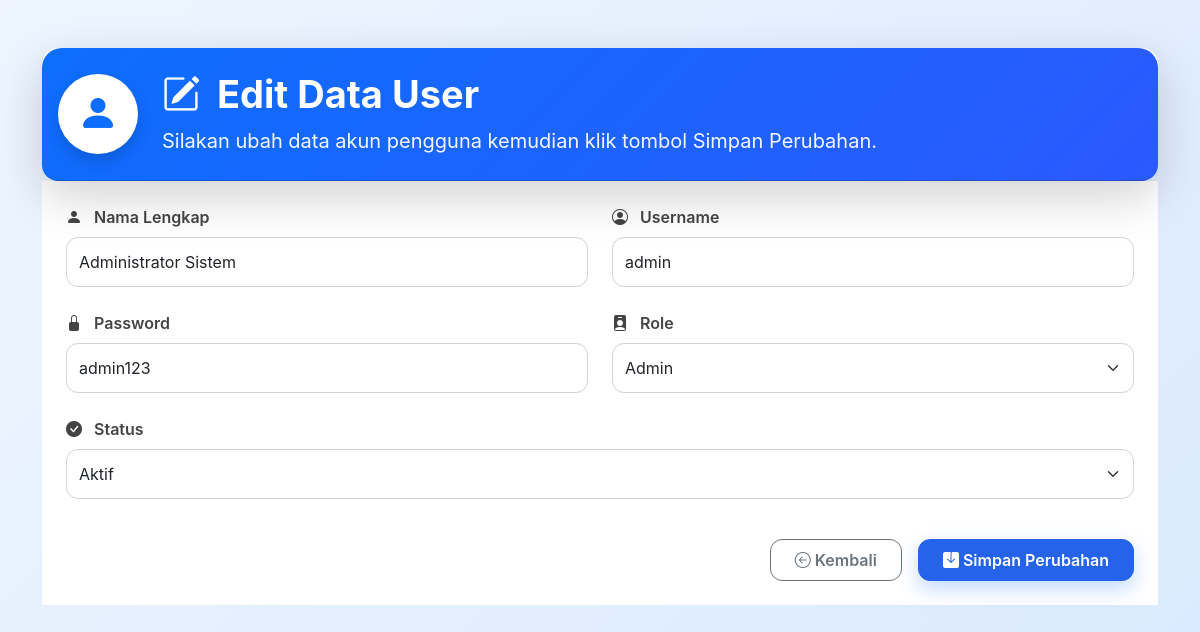
The page /edit_user.php?id=1 on the database as committed earlier.
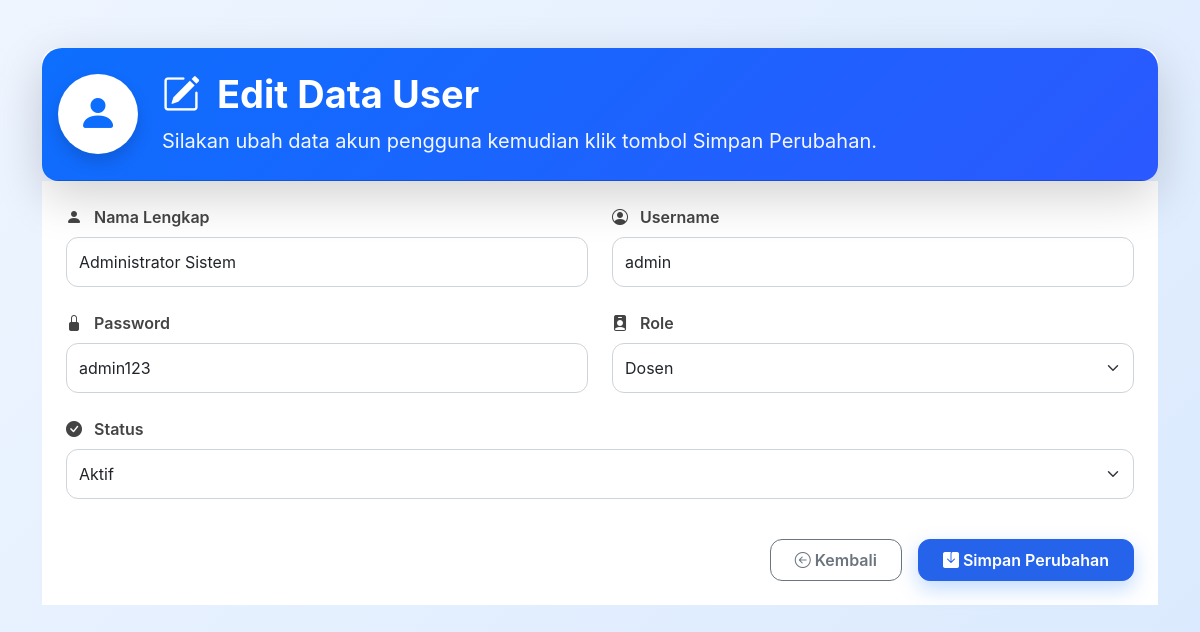
The same page on the database as committed later.
### tables this page shows
CREATE TABLE `user_login` (
  `id_user` int(11) NOT NULL,
  `nama_lengkap` varchar(100) NOT NULL,
  `username` varchar(50) NOT NULL,
  `password` varchar(255) NOT NULL,
  `role` enum('admin','dosen','mahasiswa') DEFAULT 'mahasiswa',
  `status` enum('aktif','nonaktif') DEFAULT 'aktif',
  `created_at` timestamp NOT NULL DEFAULT current_timestamp()
);

### edit_user.php (the view, shortened to what this page needs)
<?php
include "koneksi.php";
$id = $_GET['id'];
$query = mysqli_query($koneksi, "SELECT * FROM user_login WHERE id_user='$id'");
$row = mysqli_fetch_assoc($query);
?>
<!DOCTYPE html>
<html lang="id">
    <head>
        <link href="https://cdn.jsdelivr.net/npm/bootstrap@5.3.3/dist/css/bootstrap.min.css" rel="stylesheet">
        <link rel="stylesheet" href="https://cdn.jsdelivr.net/npm/bootstrap-icons@1.11.3/font/bootstrap-icons.min.css">
        <link rel="stylesheet" href="assets/css/style.css">
    </head>
    <body class="bg-light">
        <div class="container py-5">
            <div class="card shadow-lg border-0 rounded-4 overflow-hidden">
                <div class="card-header bg-primary text-white py-4">
                    <div class="d-flex align-items-center">
                        <div class="me-4">
                            <div class="bg-white rounded-circle shadow d-flex justify-content-center align-items-center"
                            style="width:80px; height:80px;">
                            <i class="bi bi-person-fill text-primary fs-1"></i>
                        </div>
                    </div>
                    <div>
                        <h2 class="fw-bold mb-2">
                            <i class="bi bi-pencil-square me-2"></i>
                            Edit Data User
                        </h2>
                        <p class="mb-0 fs-5">
                            Silakan ubah data akun pengguna kemudian klik tombol Simpan Perubahan.
                        </p>
                    </div>
                </div>
            </div>
        </div>
        <div class="card-body p-4">
            <form action="proses_edit_user.php" method="POST">
                <div class="row">
                    <div class="col-md-6 mb-4">
                        <label class="form-label fw-semibold">
                            <i class="bi bi-person-fill me-2"></i>
                            Nama Lengkap
                        </label>
                        <input
                        type="text"
                        name="nama_lengkap"
                        class="form-control"
                        value="<?= $row['nama_lengkap']; ?>"
                        required>
                    </div>
                    <div class="col-md-6 mb-4">
                        <label class="form-label fw-semibold">
                            <i class="bi bi-person-circle me-2"></i>
                            Username
                        </label>
                        <input
                        type="text"
                        name="username"
                        class="form-control"
                        value="<?= $row['username']; ?>"
                        required>
                    </div>
                    <div class="col-md-6 mb-4">
                        <label class="form-label fw-semibold">
                            <i class="bi bi-lock-fill me-2"></i>
                            Password
                        </label>
                        <input
                        type="text"
                        name="password"
                        class="form-control"
                        value="<?= $row['password']; ?>"
                        required>
                    </div>
                    <div class="col-md-6 mb-4">
                        <label class="form-label fw-semibold">
                            <i class="bi bi-person-badge-fill me-2"></i>
                            Role
                        </label>
                        <select
                        name="role"
                        class="form-select"
                        required>
                            <option value="admin" <?= $row['role']=="admin" ? "selected" : ""; ?>>
                                Admin
                            </option>
                            <option value="dosen" <?= $row['role']=="dosen" ? "selected" : ""; ?>>
                                Dosen
                        </option>
                    </select>
                </div>
                <div class="col-12 mb-4">
                    <label class="form-label fw-semibold">
                        <i class="bi bi-check-circle-fill me-2"></i>
                        Status
                    </label>
                    <select name="status" class="form-select" required>
                        <option value="aktif" <?= $row['status']=="aktif" ? "selected" : ""; ?>>
                            Aktif
                        </option>
                    </select>
                </div>
            </div>
            <div class="d-flex justify-content-end gap-3 mt-3">
                <a href="user.php" class="btn btn-outline-secondary px-4 py-2">
                    <i class="bi bi-arrow-left-circle"></i>
                    Kembali
                </a>
                <button type="submit" class="btn btn-primary px-4 py-2">
                    <i class="bi bi-save-fill"></i>
                    Simpan Perubahan
                </button>
            </div>
        </form>
    </div>
</div>
</body>
</html>

Rows that differ between the two databases and show on the page:
changed user_login "Administrator Sistem": role "Admin" → "Dosen"
